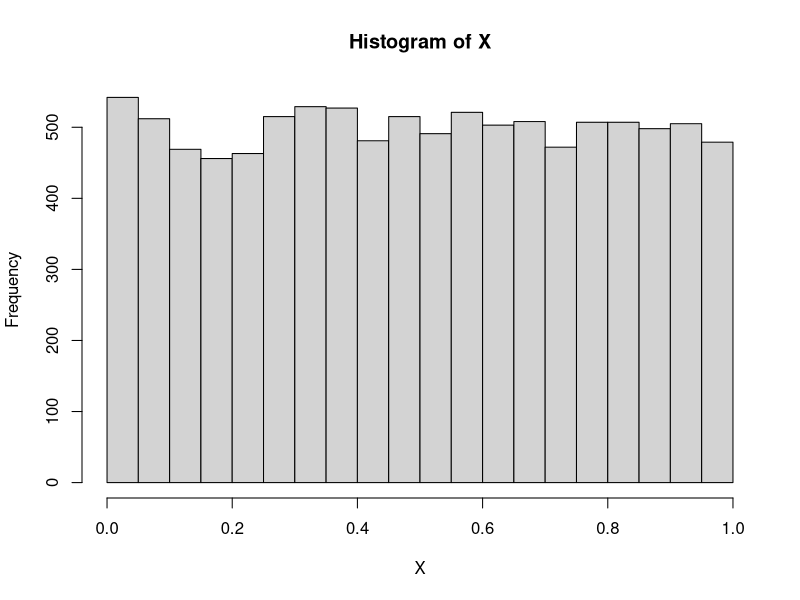
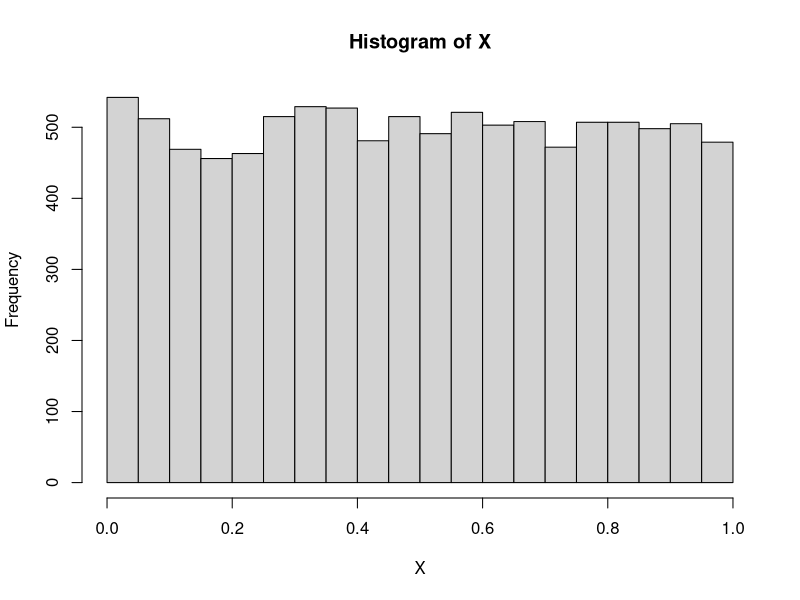

Generate these figures, in order, with R:
setwd('~/Work/data-analysis-tools/lab2')
n <- 10000
X <- runif(n)

write.table(X, file='x.txt', sep = ' ')
write.csv(X, file='x.csv')

svg('x.svg')
hist(X)
dev.off()

jpeg('x.jpg')
hist(X)
dev.off()

